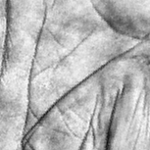
#> input picture dataset/New folder/008_3.bmp, 150 x 150 px
$ python -i test_extract_feature.py   (imports and definitions only)   (older library calls are emulated)
#> lines starting #> are read from the running program, lines starting #| are printed output that depends on the picture
#> further down, picture is the input picture: shape (150, 150, 3); min 14, max 253, mean 182.3
import numpy as np
import cv2
import os
import matplotlib.pyplot as plt

def main(image_args):
    print("main")

    # dir = os.path.join(PATH,FILE)
    # test_raw_image = cv2.imread(dir,0)
    print(type(image_args))
#| <class 'numpy.ndarray'>
    # test_image = cv2.GaussianBlur(image_args,(3,3),0) # 7x7 for laplacian # 3x3 for gabor kernel
    th2,th3 = laplacian_filter(image_args)

    # [4 lines of commented-out code are left out]
    np_gambar = np.array(th2)
    print(np_gambar.min())
    print(np_gambar.max())


    return th2

def gabor_filter(image_args):
    gkernel =  cv2.getGaborKernel((11, 11), 6.0, np.pi/4, 9.0, 1, 1, ktype=cv2.CV_32F)
    filtered_img = cv2.filter2D(image_args, cv2.CV_8UC3, gkernel)
    return filtered_img

def laplacian_filter(test_raw_image):
    test_image = cv2.GaussianBlur(test_raw_image,(5,5),0)
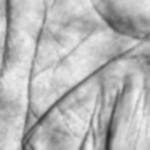
#> test_image: shape (150, 150, 3); min 38, max 240, mean 182.3
    laplacian_output = cv2.Laplacian(test_image,cv2.CV_64F)
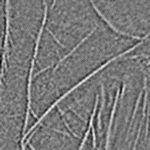
#> laplacian_output: shape (150, 150, 3) float64; min -40, max 44, mean 0; drawn with min black and max white
    abs_dst_n_thres = cv2.convertScaleAbs(laplacian_output)
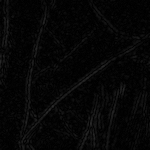
#> abs_dst_n_thres: shape (150, 150, 3); min 0, max 44, mean 5.9
    # abs_dst = cv2.adaptiveThreshold(abs_dst_n_thres,255,cv2.ADAPTIVE_THRESH_GAUSSIAN_C,cv2.THRESH_BINARY,73,2)
#> (the run stopped early here; a loop or call above may not have finished)

$ run again, on dataset/New folder/113_2.bmp
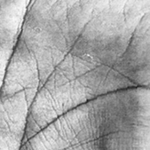
#> input picture dataset/New folder/113_2.bmp, 150 x 150 px
#> picture is the input picture: shape (150, 150, 3); min 33, max 255, mean 167.5
#| <class 'numpy.ndarray'>
#> in laplacian_filter, `laplacian_output = cv2.Laplacian(test_image,cv2.CV_64F)`:
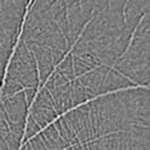
#> laplacian_output: shape (150, 150, 3) float64; min -48, max 50, mean 0; drawn with min black and max white
#> in laplacian_filter, `abs_dst_n_thres = cv2.convertScaleAbs(laplacian_output)`:
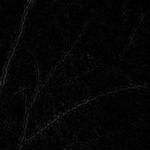
#> abs_dst_n_thres: shape (150, 150, 3); min 0, max 50, mean 5

$ run again, on dataset/New folder/123_1.bmp
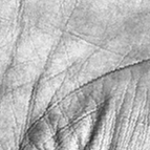
#> input picture dataset/New folder/123_1.bmp, 150 x 150 px
#> picture is the input picture: shape (150, 150, 3); min 44, max 255, mean 182.4
#| <class 'numpy.ndarray'>
#> in laplacian_filter, `laplacian_output = cv2.Laplacian(test_image,cv2.CV_64F)`:
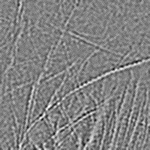
#> laplacian_output: shape (150, 150, 3) float64; min -41, max 39, mean 0; drawn with min black and max white
#> in laplacian_filter, `abs_dst_n_thres = cv2.convertScaleAbs(laplacian_output)`:
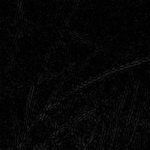
#> abs_dst_n_thres: shape (150, 150, 3); min 0, max 41, mean 5.8

$ run again, on dataset/New folder/r020_1.bmp
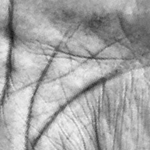
#> input picture dataset/New folder/r020_1.bmp, 150 x 150 px
#> picture is the input picture: shape (150, 150, 3); min 21, max 243, mean 165.4
#| <class 'numpy.ndarray'>
#> in laplacian_filter, `laplacian_output = cv2.Laplacian(test_image,cv2.CV_64F)`:
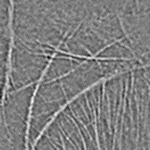
#> laplacian_output: shape (150, 150, 3) float64; min -37, max 37, mean 0; drawn with min black and max white
#> in laplacian_filter, `abs_dst_n_thres = cv2.convertScaleAbs(laplacian_output)`:
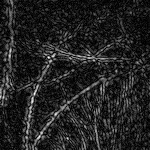
#> abs_dst_n_thres: shape (150, 150, 3); min 0, max 37, mean 5.1; drawn with min black and max white
